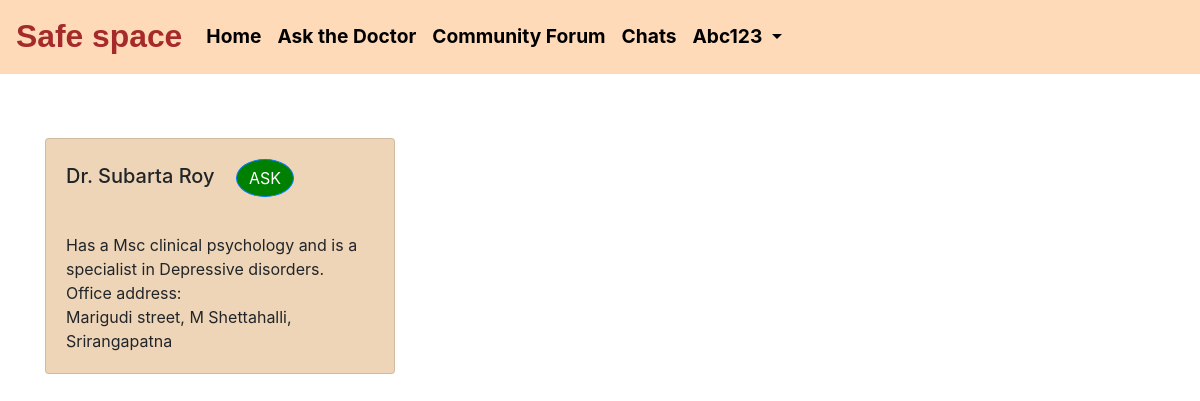
The page /ask_the_doctor/ (signed in) on the database as committed earlier.
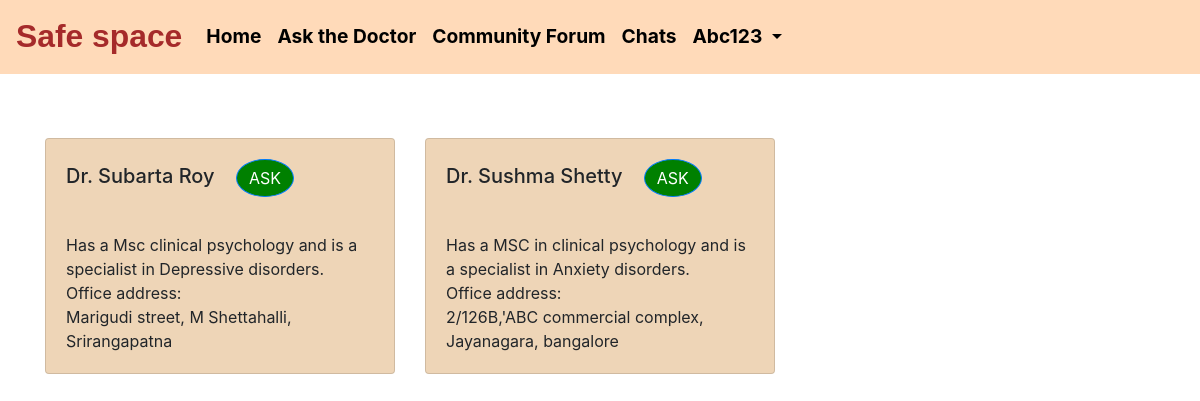
The same page on the database as committed later.
### accounts/models.py (models this page shows, shortened)
class CustomUser(AbstractUser):
	is_normal_user=models.BooleanField(default=True)
	objects=CustomUserManager()

class Therapist(models.Model):
    user=models.OneToOneField(CustomUser,on_delete=models.CASCADE,null=True)
    therapist_name=models.CharField(max_length=200,blank=True)
    therapist_email=models.EmailField(blank=True)
    office_address=models.TextField(max_length=800,blank=True)
    qualification=models.CharField(max_length=200,blank=True)
    specialization_area=models.CharField(max_length=400,blank=True)
    objects=CustomUserManager()

### Ask_the_doctor/views.py (the view)
# urls.py: path('',views.TherapistView.as_view()),
class TherapistView(LoginRequiredMixin,View):
	def get(self, request, *args, **kwargs):
		therapists=Therapist.objects.all()
		context={
			'therapists':therapists
		}
		return render(request,'Ask_the_doctor/ask_the_doctor.html',context)

### Ask_the_doctor/templates/Ask_the_doctor/ask_the_doctor.html (shortened to what this page needs)
{% extends 'ask_the_doctor/base.html' %}
{% block content %}
<br><br>
<div class="container">
	<div class="row">
	{% for therapist in therapists %}
	    <div class="col-md-4 d-flex align-items-stretch">
	        <div class="card mb-2 therapist-card mt-3">
	            <div class="card-body">
	                <h5 class="card-title">Dr. {{ therapist.therapist_name }}&nbsp;&nbsp;&nbsp;
	                	<a class="btn btn-primary ask-button" href="/ask_the_doctor/ask/{{therapist.id}}/">ASK</a></h5>
	                <p class="card-text"><br> Has a {{ therapist.qualification }} and is a specialist in {{therapist.specialization_area}}. <br>
	                	Office address:<br>
	                	{{therapist.office_address}}<br>
	                	</p>
	            </div>
	        </div>
	    </div>
	    {% endfor %}
	</div>
</div>
{% endblock %}

### Ask_the_doctor/templates/Ask_the_doctor/base.html (shortened to what this page needs)
{% load static %}
<!DOCTYPE html>
<html lang="en">
  <head>
    <link rel="stylesheet" href="https://cdn.jsdelivr.net/npm/bootstrap@4.5.3/dist/css/bootstrap.min.css">
  </head>
  <body>
    <header>
      <nav class="navbar navbar-expand-lg fixed-top sticky-top nav-styles">
      <a class="navbar-brand" href="#" style="font-size: 1.99rem;font-weight: bolder;color:#A52A2A;font-family: Comic Sans MS, cursive, sans-serif;">Safe space</a>
      <div class="collapse navbar-collapse list-styles" id="navbarSupportedContent">
        <ul class="navbar-nav mr-auto">
{% if request.user.is_authenticated%}
    {%if request.user.is_normal_user is True%}
           <li class="nav-item active">
            <a class="nav-link" href="/accounts/home/">Home <span class="sr-only">(current)</span></a>
          </li>
                          <li class="nav-item">
                            <a class="nav-link" href="/ask_the_doctor/">Ask the Doctor</a>
                          </li>
                      <li class="nav-item">
                        <a class="nav-link" href="/community_forum/">Community Forum</a>
                      </li>
                        <li class="nav-item">
                          <a class="nav-link" href="/private_chats/{{request.user.username}}/">Chats</a>
                        </li>
                        <li class="nav-item dropdown">
                          <a class="nav-link dropdown-toggle" href="#" id="navbarDropdown" role="button" data-toggle="dropdown" aria-haspopup="true" aria-expanded="false">
                            {{request.user.username}}
                          </a>
                        </li>
           {% endif%}
{%endif%}
        </ul>
      </div>
    </nav>
  </header>
    <main>
      {% block content %}
      {% endblock %}
    </main>
  </body>
</html>

### Ask_the_doctor/templates/Ask_the_doctor/base.html (style rules this page uses)
.nav-styles { background-color: #FFDAB9; }
.list-styles { color:black; font-size: 1.2rem; font-weight: bold; }
.nav-item a { color: #000000 !important; }

### Ask_the_doctor/templates/Ask_the_doctor/ask_the_doctor.html (style rules this page uses)
.therapist-card { box-shadow: 3px; background-color: #EED5B7; }
.ask-button { border-radius: 50%; background-color: green; }

Rows that differ between the two databases and show on the page:
added Therapist: therapist_name "Sushma Shetty", qualification "MSC in clinical psychology", specialization_area "Anxiety disorders", office_address "2/126B,'ABC commercial complex, Jayanagara, bangalore"
